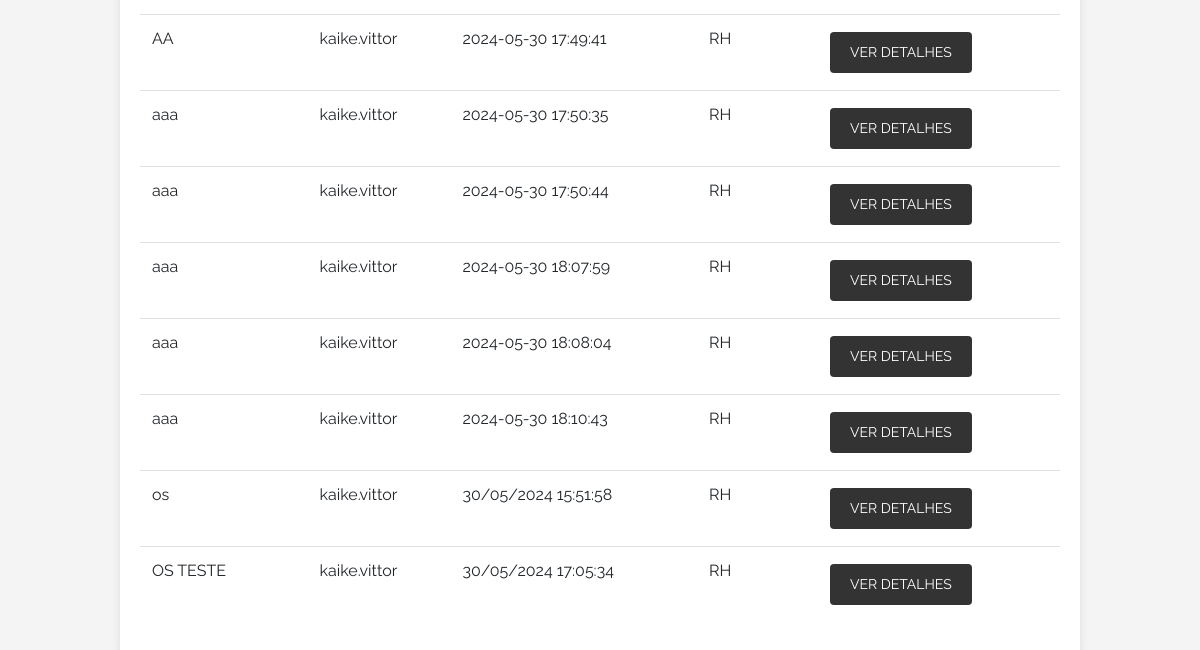
The page /history (signed in, lower part) on the database as committed earlier.
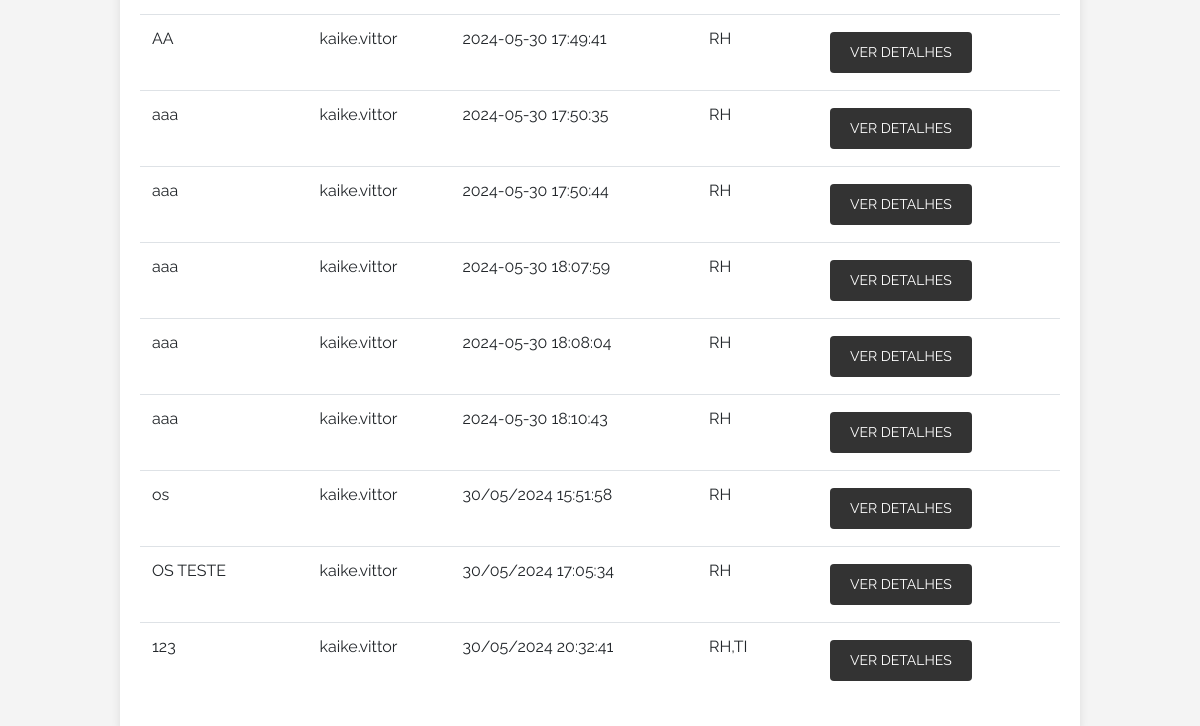
The same page on the database as committed later.
### tables this page shows
CREATE TABLE os (
            id INTEGER PRIMARY KEY AUTOINCREMENT,
            file_path TEXT NOT NULL,
            created_at TEXT NOT NULL,
            name TEXT,
            creator_id INTEGER, ultima_notificacao TEXT, status TEXT DEFAULT "PENDENTE",
            FOREIGN KEY(creator_id) REFERENCES users(id)
        );

### app.py (the view)
    @app.route('/history')
    @login_required
    def history():
        conn = sqlite3.connect('site.db')
        conn.row_factory = sqlite3.Row  # Isso permite que você acesse os resultados como um dicionário
        c = conn.cursor()
        query = '''
        SELECT os.id, os.name, os.created_at, users.username,
               os.status,
               GROUP_CONCAT(DISTINCT sector.name ORDER BY sector.name ASC) AS sectors
        FROM os
        JOIN users ON os.creator_id = users.id
        LEFT JOIN sector ON os.id = sector.os_id
        WHERE 1=1
    '''
        params = []
        search = request.args.get('search')
        if search:
            query += ' AND os.name LIKE ?'
            params.append(f'%{search}%')
        filter_by_creator = request.args.get('filter_by_creator')
        if filter_by_creator:
            query += ' AND users.username = ?'
            params.append(filter_by_creator)
        filter_year = request.args.get('filter_year')
        if filter_year:
            query += ' AND strftime("%Y", os.created_at) = ?'
            params.append(filter_year)
        filter_month = request.args.get('filter_month')
        if filter_month:
            query += ' AND strftime("%m", os.created_at) = ?'
            params.append(f'{int(filter_month):02d}')  # Garantir que o mês tenha dois dígitos
        query += ' GROUP BY os.id, os.name, os.created_at, users.username'
        c.execute(query, params)
        orders = c.fetchall()
        c.execute('SELECT DISTINCT username FROM users')
        creators = c.fetchall()
        conn.close()
        orders = [dict(order) for order in orders]
        return render_template('history.html', orders=orders, creators=creators)

### templates/history.html (shortened to what this page needs)
{% extends "base.html" %}
{% block content %}
<table class="table mt-3">
    <tbody>
        {% for order in orders %}
        <tr>
            <td>{{ order['name'] }}</td>
            <td>{{ order['username'] }}</td>
            <td>{{ order['created_at'] }}</td>
            <td>{{ order['sectors'] }}</td>
            <td>
                <a href="{{ url_for('view_os', os_id=order['id']) }}" class="btn btn-secondary btn-sm">Ver Detalhes</a>
            </td>
        </tr>
        {% endfor %}
    </tbody>
</table>
{% endblock %}

### templates/base.html (shortened to what this page needs)
<!DOCTYPE html>
<html lang="en">
<head>
    <link rel="stylesheet" href="https://stackpath.bootstrapcdn.com/bootstrap/4.5.2/css/bootstrap.min.css">
    <link rel="stylesheet" href="{{ url_for('static', filename='style.css') }}">
    <link rel="stylesheet" href="https://cdnjs.cloudflare.com/ajax/libs/font-awesome/5.15.3/css/all.min.css">
</head>
<body>
    <div class="container mt-5">
        {% block content %}{% endblock %}
    </div>
</body>
</html>

### static/style.css (style rules this page uses)
body { font-family: 'Roboto', sans-serif; background-color: #f4f4f4; margin: 0; padding: 0; padding-top: 70px; display: flex; flex-direction: column; align-items: center; justify-content: flex-start; min-height: 100vh; color: #333; }
.container { width: 80%; max-width: 1200px; margin: 20px auto; padding: 20px; background: #fff; box-shadow: 0 0 10px rgba(0, 0, 0, 0.1); border-radius: 8px; }
button, .btn { background-color: #333; color: white; border: none; padding: 10px 20px; margin: 5px; cursor: pointer; border-radius: 4px; text-transform: uppercase; }

### templates/base.html (style rules this page uses)
.container { margin-top: 70px; }
body { font-family: 'Raleway', sans-serif; }

Rows that differ between the two databases and show on the page:
added os: name "123", username "kaike.vittor", created_at "30/05/2024 20:32:41", sectors "RH,TI"
